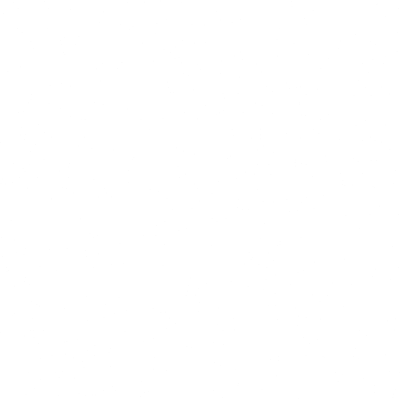
Frame 1 (no input)
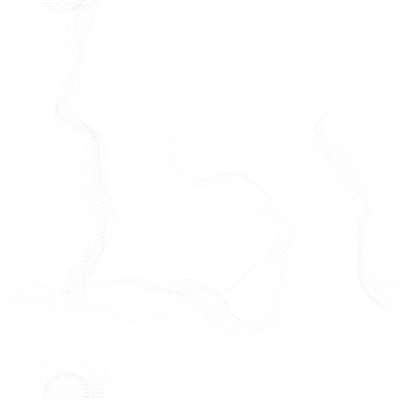
Frame 60 (no input)
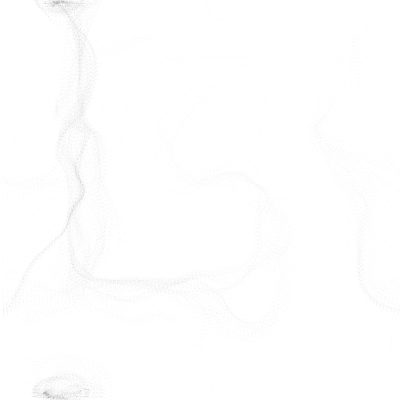
Frame 120 (the mouse pressed at the canvas centre since frame 60)

The p5.js sketch that drew these frames (run headless with seeded random() and noise() and a simulated clock; from frame 60 on, the mouse is pressed at the canvas centre):

// p5.js sketch
// ── sketch.js
/**
 * sketch.js
 *
 *
 * p5.js 레퍼런스: http://p5js.org/reference
 * 웹기술 레퍼런스: http://developer.mozilla.org
 *
 * @author : https://github.com/Mosframe
 */


// -----------------------------------------------------------------
// 변수, 오브젝트 정의
// -----------------------------------------------------------------
var inc = 0.1;
var scl = 20;
var cols;
var rows;

var zOffset = 0;

var fr;

var particles = [];

var flowfield;

// -----------------------------------------------------------------
// p5.js 함수들
// -----------------------------------------------------------------

function setup () {

    createCanvas(400, 400);
    cols = floor(width/scl);
    rows = floor(height/scl);
    fr = createP('');

    flowfield = new Array(cols * rows);

    for( var i=0; i<500; ++i) {
        particles[i] = new Particle();
    }
    background(255);
}


function draw () {

    //background(255);

    var yOffset = 0;
    for( var y=0; y<rows; ++y ) {
        var xOffset = 0;
        for( var x=0; x<cols; ++x ) {

            // 회전각에 펄린 노이즈 적용

            var angle   = noise(xOffset,yOffset,zOffset) * TWO_PI * 4;
            var v       = p5.Vector.fromAngle(angle);

            v.setMag(1); // 벡터 속도를 조절한다.

            // 벡터 방향을 저장

            var index   = x + y * cols;
            flowfield[index] = v;

            /*
            방향 기즈모
            stroke(0,50);
            strokeWeight(1);

            push();

            translate(x*scl, y*scl);
            rotate(v.heading());
            line(0,0,scl,0);

            pop();
            */

            xOffset += inc;
        }
        yOffset += inc;

        zOffset += 0.0003;
    }

    for( var i=0; i<particles.length; ++i ) {

        particles[i].follow(flowfield);
        particles[i].update();
        particles[i].show();
        particles[i].edges();
    }

    fr.html(floor(frameRate()));
}

// -----------------------------------------------------------------
// 사용자 정의 함수들
// -----------------------------------------------------------------


// ── particle.js
/**
 * particle.js
 *
 *
 * p5.js 레퍼런스: http://p5js.org/reference
 * 웹기술 레퍼런스: http://developer.mozilla.org
 *
 * @author : https://github.com/Mosframe
 */


// -----------------------------------------------------------------
// 파티클
// -----------------------------------------------------------------

function Particle() {

    this.pos = createVector(random(width),random(height)); // position
    this.vel = createVector(0,0); // velocity
    this.acc = createVector(0,0); // acceleration
    this.maxspeed = 4;

    this.follow = (vectors) => {

        var x = floor(this.pos.x/scl);
        var y = floor(this.pos.y/scl);
        var index = x + y * cols;
        var force = vectors[index];
        this.applyForce(force);
    }

    this.update = () => {

        this.vel.add(this.acc);
        this.vel.limit(this.maxspeed);

        this.pos.add(this.vel);
        this.acc.mult(0);
    }

    this.applyForce = (force) => {

        this.acc.add(force);
    }

    this.show = () => {

        stroke(0,5);
        strokeWeight(1);
        point(this.pos.x, this.pos.y);
    }

    // 모서리 처리

    this.edges = () => {

        if(this.pos.x < 0       ) this.pos.x = width;
        if(this.pos.x > width   ) this.pos.x = 0;
        if(this.pos.y < 0       ) this.pos.y = height;
        if(this.pos.y > height  ) this.pos.y = 0;
    }
}
